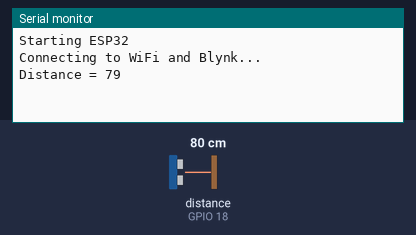
A sketch run on a simulated ESP32. Shown: the last lines printed to the serial monitor. Wiring (inferred from the names in the program): ultrasonic range finder: trigger GPIO 5; echo GPIO 18. The test bench sets the inputs (shaded band); at power-on: distance to the obstacle (sensor on GPIO 18) 80 cm. The echo pulse lasts 58.3 µs per cm; WiFi joins after 1.5 s; servers stay silent unless stated.

Above: at 3.0 s.
3.1 s: distance to the obstacle (sensor on GPIO 18) set to 2 cm
At 4.6 s:
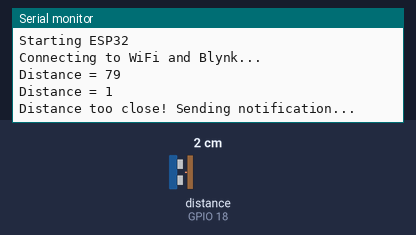
6.3 s: distance to the obstacle (sensor on GPIO 18) set to 4 cm
At 7.6 s:
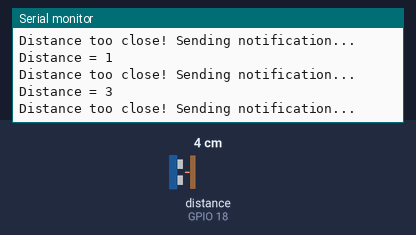
Timing chart, 0 to 9.3 s (numbered marks = the images above; inputs shaded):
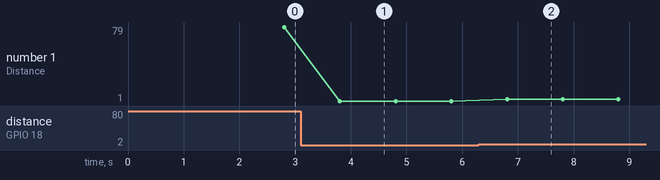

The sketch:

wifi_blynk.ino
```````cpp
#include <WiFi.h>
#include <WiFiClient.h>
#define BLYNK_TEMPLATE_ID "TMPL3XGYqRMBy"
#define BLYNK_TEMPLATE_NAME "Distance MEasure"
#define BLYNK_AUTH_TOKEN "HGwAXJ8VGOw15Tt8ge2vTjncMwYFt2lj"
#include <BlynkSimpleEsp32.h>

#define trig 5
#define echo 18

long duration;
int distance;

char auth[] = "HGwAXJ8VGOw15Tt8ge2vTjncMwYFt2lj";
char ssid[] = "Airtel_Harshit s wifi";  // Replace with your WiFi SSID
char pass[] = "Prame1234";  // Replace with your WiFi password``````

BlynkTimer timer;

void setup()
{
  // Initialize serial communication
  Serial.begin(9600);
  Serial.println("Starting ESP32");

  // Pin setup
  pinMode(trig, OUTPUT);
  pinMode(echo, INPUT);

  // WiFi and Blynk connection
  Serial.println("Connecting to WiFi and Blynk...");
  Blynk.begin(auth, ssid, pass);

  // Timer for sending sensor data
  timer.setInterval(1000L, sendSensor);
}

void loop()
{
  Blynk.run();
  timer.run();
}

void sendSensor()
{
  // Trigger the ultrasonic sensor
  digitalWrite(trig, LOW);
  delayMicroseconds(2);
  digitalWrite(trig, HIGH);
  delayMicroseconds(10);
  digitalWrite(trig, LOW);

  // Measure the echo pulse duration
  duration = pulseIn(echo, HIGH);
  distance = duration * 0.034 / 2;

  // Output distance to Serial Monitor
  Serial.print("Distance = ");
  Serial.println(distance);

  // If the distance is less than or equal to 5 cm, send a notification
  if (distance <= 5)
  {
    Serial.println("Distance too close! Sending notification...");
    Blynk.logEvent("distance_warning", "Distance too close! Check the sensor.");
  }

  // Write the distance to a Blynk virtual pin
  Blynk.virtualWrite(V0, distance);
}
```````

Measured:
- after the input at 3.1 s, the serial monitor: prints a new line after 0.70 s (image 1)
- after the input at 6.3 s, the serial monitor: prints a new line after 0.50 s (image 2)
- plotted number 1: 79 → 1 after the input at 3.1 s, 1 → 3 after the input at 6.3 s
